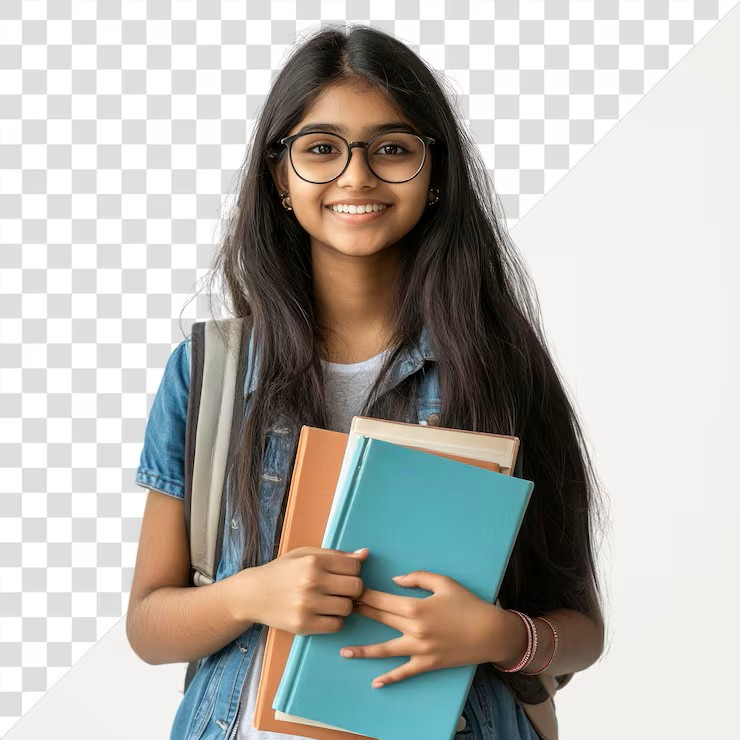
#> input picture photos/Arpitia Rana.jpeg, 740 x 740 px
$ python -i xai_engine.py   (imports and definitions only)
#> lines starting #> are read from the running program, lines starting #| are printed output that depends on the picture; after the words box and inside, x2 and y2 are one past the last pixel; in counts of white or black regions, pixels touching at a corner belong together
#> further down, picture is the input picture: shape (740, 740, 3); mean B, G, R 172.5, 177.6, 179.4
import cv2
import numpy as np
from typing import Dict, Any

class XAIEngine:
    """Provides human-in-the-loop explainability, visual forensics, and audit translation."""

    # [40 lines left out: function explain_risk_score, not called in this run]

    def inspect_visual_forensics(self, image_np: np.ndarray) -> dict:
        """Scans image borders for smartphone bezels and specular screen reflections."""
        h, w = image_np.shape[:2]
#> h = 740; w = 740
        gray = cv2.cvtColor(image_np, cv2.COLOR_BGR2GRAY)
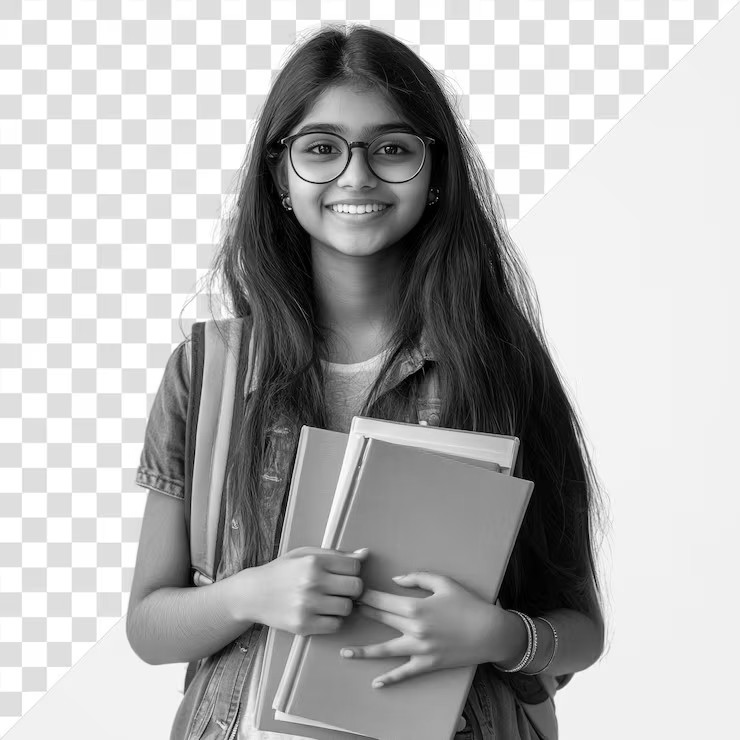
#> gray: shape (740, 740); min 0, max 255, mean 177.5

        # Border gradient scan (detects rigid smartphone/tablet bezels)
        border_thickness = int(min(h, w) * 0.08)
#> border_thickness = 59

        edges = cv2.Canny(gray, 50, 150)
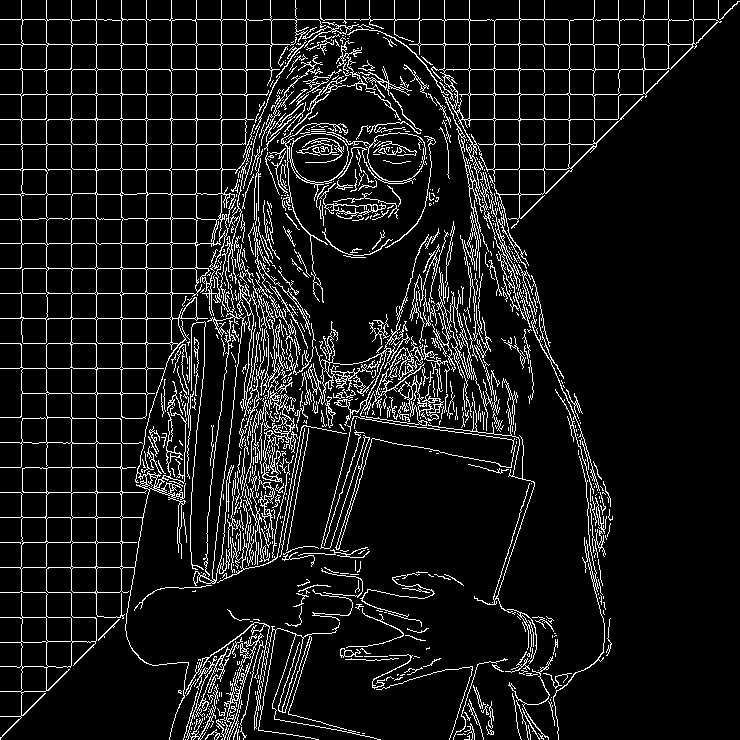
#> edges: shape (740, 740); 9.2% white in thin lines or dots

        # Calculate edge density strictly along the outer borders
        border_edge_sum = (
            np.sum(edges[0:border_thickness, :]) +
            np.sum(edges[h-border_thickness:h, :]) +
            np.sum(edges[:, 0:border_thickness]) +
            np.sum(edges[:, w-border_thickness:w])
        )
#> border_edge_sum = 2508945

        # Normalize by the total area of the borders
        border_area = (2 * w * border_thickness) + (2 * (h - 2 * border_thickness) * border_thickness)
#> border_area = 160716
        border_edge_density = border_edge_sum / (255.0 * border_area)
#> border_edge_density = 0.0612

        # FIXED: Cast the NumPy boolean to a native Python boolean
        bezel_detected = bool(border_edge_density > 0.18)
#> bezel_detected = False

        # Specular reflection scan
        hsv = cv2.cvtColor(image_np, cv2.COLOR_BGR2HSV)
#> hsv: shape (740, 740, 3); mean H, S, V 24.8, 46.5, 186.9
        _, _, v = cv2.split(hsv)
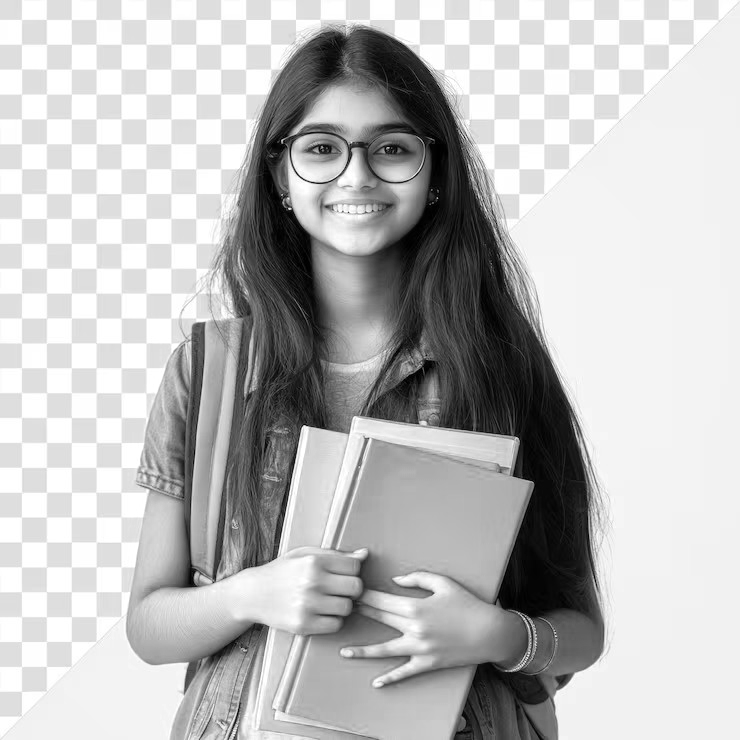
#> v: shape (740, 740); min 0, max 255, mean 186.9
        glare_coverage = float(np.sum(v > 245) / (h * w))
#> glare_coverage = 0.159

        return {
            "border_edge_density": round(float(border_edge_density), 4),
            "screen_bezel_detected": bezel_detected,
            "glare_coverage_ratio": round(glare_coverage, 4),
            "forensic_verdict": "SUSPICIOUS_SCREEN_FRAME" if bezel_detected or glare_coverage > 0.12 else "NATURAL_SCENE"
        }

    # [23 lines left out: function translate_nl_to_sql, not called in this run]

>>> import cv2
>>> picture = cv2.imread('../photos/Arpitia Rana.jpeg')
>>> result = XAIEngine().inspect_visual_forensics(picture)
#> result = {'border_edge_density': 0.0612, 'screen_bezel_detected': False, 'glare_coverage_ratio': 0.16, 'forensic_verdict': 'SUSPICIOUS_SCREEN_FRAME'}

$ run again, on photos/Ben Stokes.jpeg
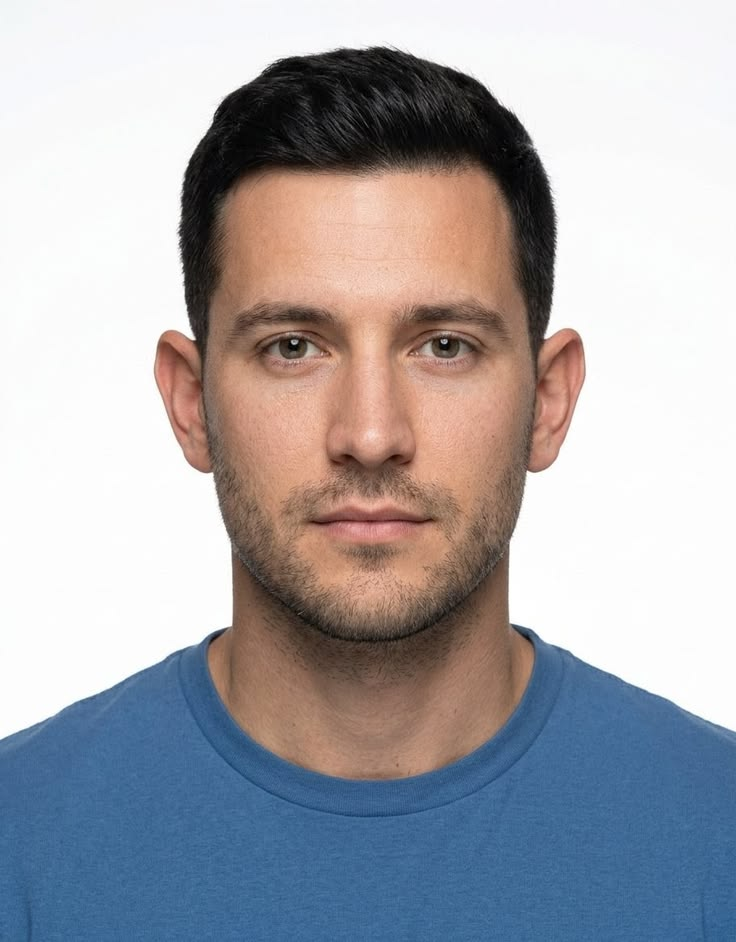
#> input picture photos/Ben Stokes.jpeg, 736 x 942 px
#> picture is the input picture: shape (942, 736, 3); mean B, G, R 172.4, 167.5, 168.9
#> in inspect_visual_forensics, `edges = cv2.Canny(gray, 50, 150)`:
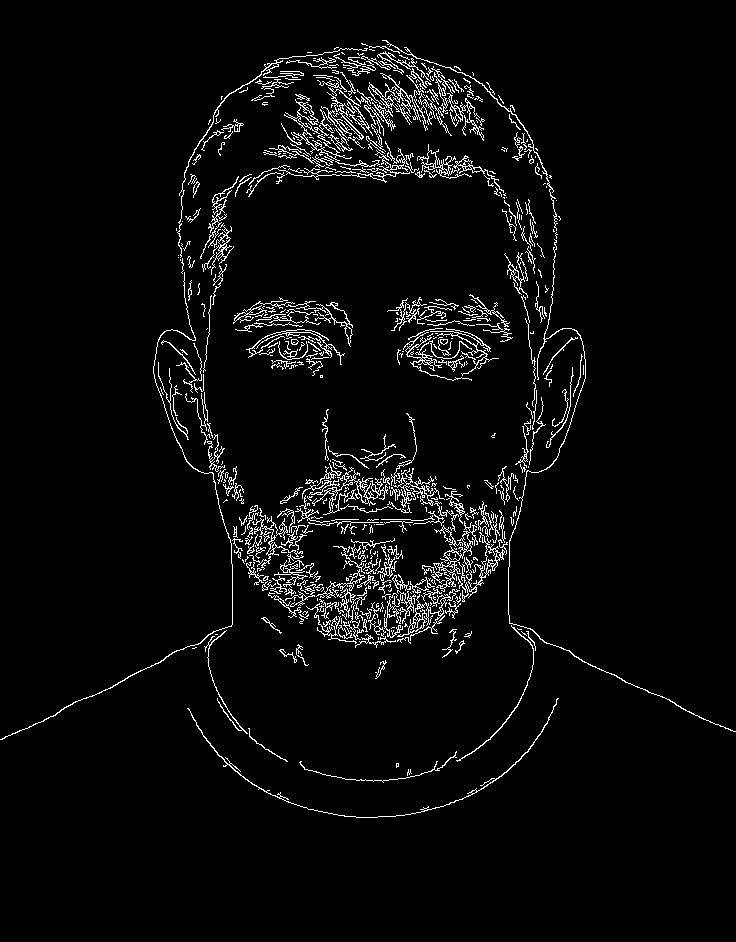
#> edges: shape (942, 736); 4% white in thin lines or dots, all inside (x1, y1, x2, y2) = (0, 40, 736, 818)
#> border_edge_sum = 116790
#> border_edge_density = 0.00253
#> bezel_detected = False
#> hsv: shape (942, 736, 3); mean H, S, V 43.6, 62.4, 189.3
#> in inspect_visual_forensics, `_, _, v = cv2.split(hsv)`:
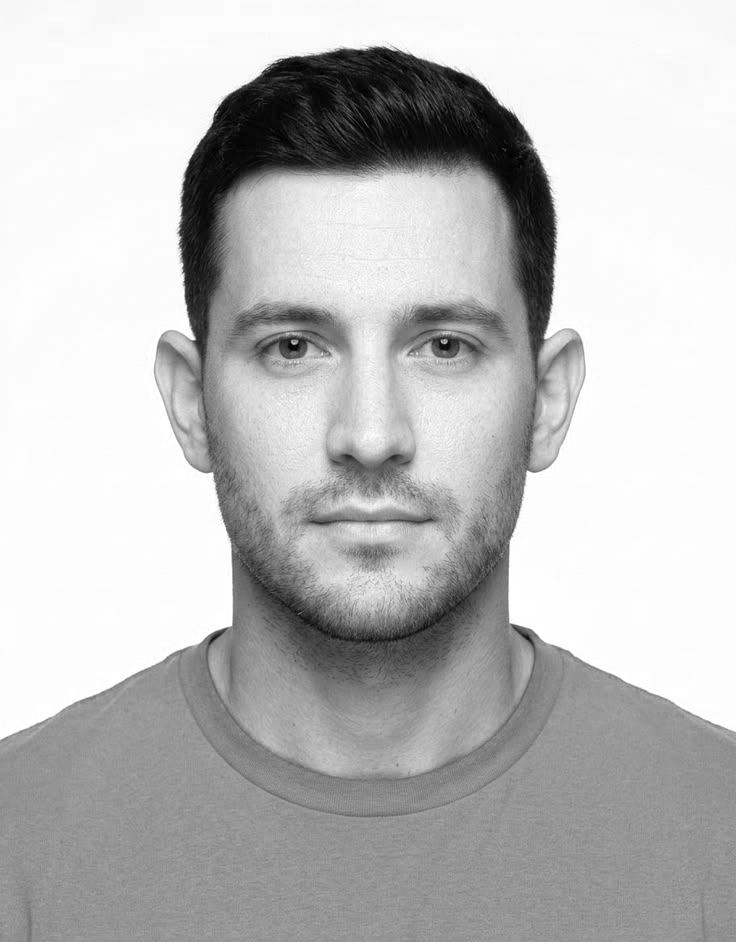
#> v: shape (942, 736); min 0, max 255, mean 189.3
#> glare_coverage = 0.418
#> result = {'border_edge_density': 0.0025, 'screen_bezel_detected': False, 'glare_coverage_ratio': 0.418, 'forensic_verdict': 'SUSPICIOUS_SCREEN_FRAME'}

$ run again, on photos/Mann Chavda.jpeg
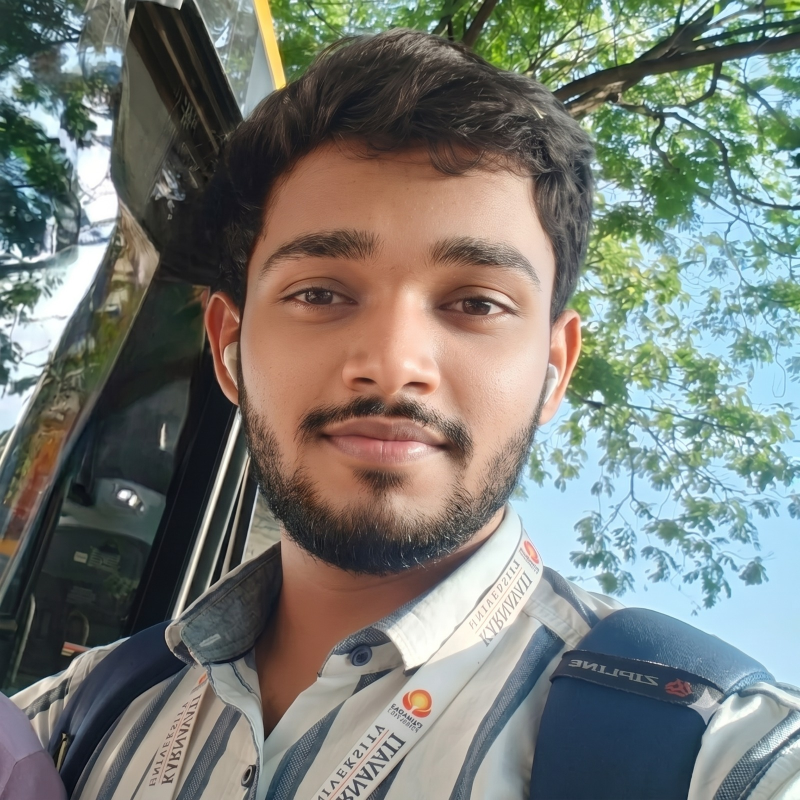
#> input picture photos/Mann Chavda.jpeg, 1600 x 1600 px (shown at 1/2 size)
#> picture is the input picture: shape (1600, 1600, 3); mean B, G, R 117.9, 124.1, 120.7
#> in inspect_visual_forensics, `edges = cv2.Canny(gray, 50, 150)`:
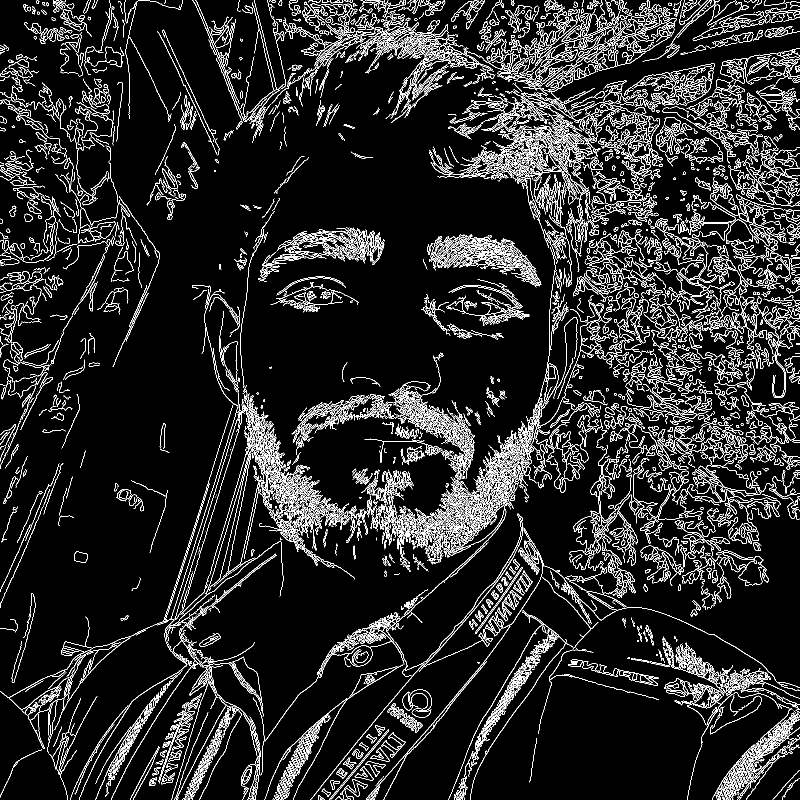
#> edges: shape (1600, 1600) (shown at 1/2 size); 9.9% white in thin lines or dots
#> border_edge_sum = 22190100
#> border_edge_density = 0.115
#> bezel_detected = False
#> hsv: shape (1600, 1600, 3); mean H, S, V 60.1, 65.8, 138.1
#> in inspect_visual_forensics, `_, _, v = cv2.split(hsv)`:
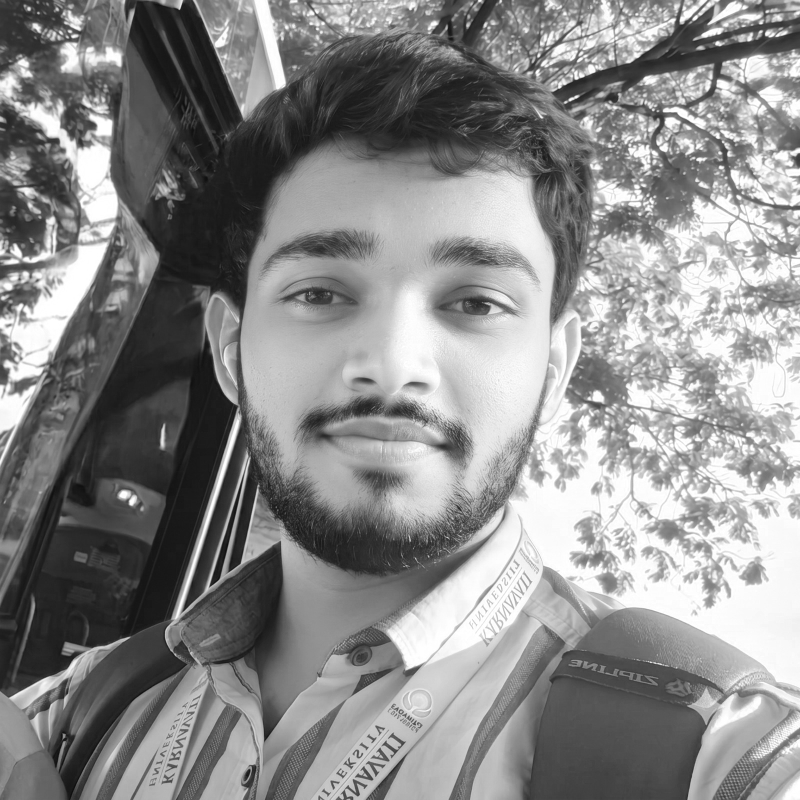
#> v: shape (1600, 1600) (shown at 1/2 size); min 8, max 255, mean 138.1
#> glare_coverage = 0.0979
#> result = {'border_edge_density': 0.116, 'screen_bezel_detected': False, 'glare_coverage_ratio': 0.0979, 'forensic_verdict': 'NATURAL_SCENE'}
